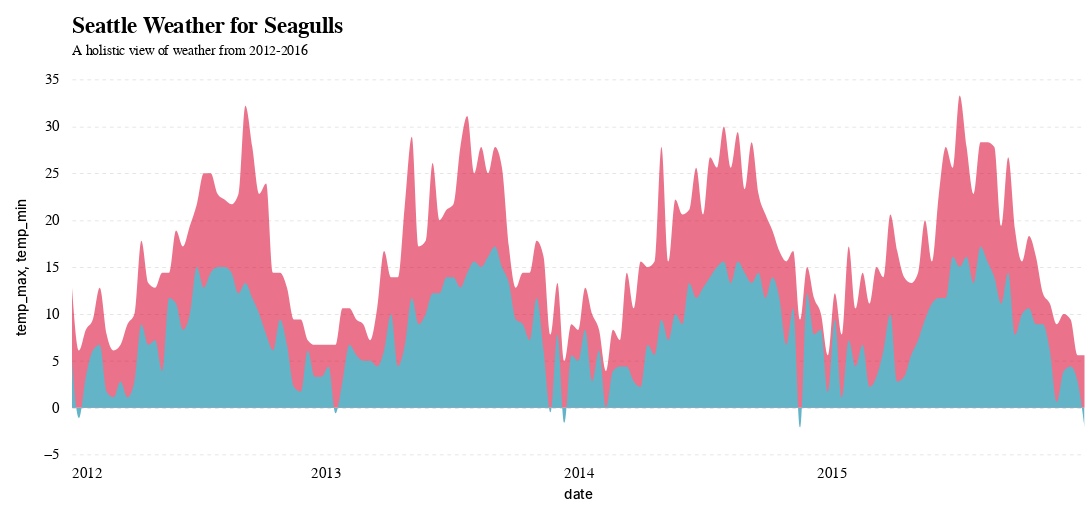

The cell this chart's notebook holds for it:
### Code cell
min_temp_line = alt.Chart(df_resampled).mark_area(
    color="rgba(100, 180, 200, 1)",
    interpolate="monotone",
    opacity=1,
    clip=True,
).encode(
    y=alt.Y("temp_min:Q", axis=alt.Axis(
        grid=True,
        ticks=False,
        tickCount=10,
        labelPadding=17,
        domain=False,
        gridDash=[5,5])),
    x=alt.X("date:T", axis=alt.Axis(
        tickCount=alt.TimeIntervalStep(
            interval=alt.TimeInterval("year"), step=1
        ),
        labelPadding=15,
        format="%Y",
        domain=False,
        ticks=False,
        # gridDash=[1,2,1,5,1,3],
        gridCap="round",
        grid=False,
        labelAngle=0,
    )),
    tooltip=[
        alt.Tooltip("date", title="date"),
        alt.Tooltip("temp_min", title="min_temp")
    ]
)

max_temp_line = min_temp_line.mark_area(color="crimson", interpolate="monotone", opacity=0.6).encode(
    y=alt.Y("temp_max:Q"),
    tooltip=[
        alt.Tooltip("date", title="date"),
        alt.Tooltip("temp_max", title="max_temp")
    ]
).properties(
    width=1350,
    height=500,
    title=alt.Title("Seattle Weather for Seagulls", subtitle="A holistic view of weather from 2012-2016",
                    dx=0, dy=0,
                    baseline="middle",                    
                    anchor="start",
                    frame="group"),
)

(max_temp_line + min_temp_line).configure().configure_view(
    stroke=None,
    # fill="#f0f0f0"
)

# min_temp.mark_line().encode(
#     y=alt.Y("temp_max:Q"),
#     x=alt.X("date:O")
# )

### Figure 1 — Vega-Lite specification as saved in the notebook (floating-point values rounded to 4 significant figures; data arrays with more than 128 entries replaced by an {"elided": "..."} marker saying what was removed)
{"config": {"stroke": "None", "padding": {"left": 20, "right": 10, "top": 20, "bottom": 20}, "title": {"font": "Arizonia-Regular", "fontSize": 30, "subtitleFont": "Calibri", "subtitleFontSize": 18}, "axis": {"titleFont": "Arial", "titleFontSize": 18, "labelFontSize": 20}, "axisX": {"titlePadding": 10, "titleFont": "Arial", "titleFontStyle": "normal", "titleFontWeight": "500"}, "axisY": {"titlePadding": 20, "titleFont": "Arial", "titleFontStyle": "normal", "titleFontWeight": "500"}, "view": {"stroke": null}}, "layer": [{"mark": {"type": "area", "color": "crimson", "interpolate": "monotone", "opacity": 0.6}, "encoding": {"tooltip": [{"field": "date", "title": "date", "type": "temporal"}, {"field": "temp_max", "title": "max_temp", "type": "quantitative"}], "x": {"axis": {"domain": false, "format": "%Y", "grid": false, "gridCap": "round", "labelAngle": 0, "labelPadding": 15, "tickCount": {"interval": "year", "step": 1}, "ticks": false}, "field": "date", "type": "temporal"}, "y": {"field": "temp_max", "type": "quantitative"}}, "title": {"text": "Seattle Weather for Seagulls", "anchor": "start", "baseline": "middle", "dx": 0, "dy": 0, "frame": "group", "subtitle": "A holistic view of weather from 2012-2016"}}, {"mark": {"type": "area", "clip": true, "color": "rgba(100, 180, 200, 1)", "interpolate": "monotone", "opacity": 1}, "encoding": {"tooltip": [{"field": "date", "title": "date", "type": "temporal"}, {"field": "temp_min", "title": "min_temp", "type": "quantitative"}], "x": {"axis": {"domain": false, "format": "%Y", "grid": false, "gridCap": "round", "labelAngle": 0, "labelPadding": 15, "tickCount": {"interval": "year", "step": 1}, "ticks": false}, "field": "date", "type": "temporal"}, "y": {"axis": {"domain": false, "grid": true, "gridDash": [5, 5], "labelPadding": 17, "tickCount": 10, "ticks": false}, "field": "temp_min", "type": "quantitative"}}}], "data": {"name": "data-f9a5b6aa2883ad660b8257cb1ac0fd7e"}, "height": 500, "width": 1350, "$schema": "https://vega.github.io/schema/vega-lite/v5.14.1.json", "datasets": {"data-f9a5b6aa2883ad660b8257cb1ac0fd7e": {"elided": "147 records"}}}
